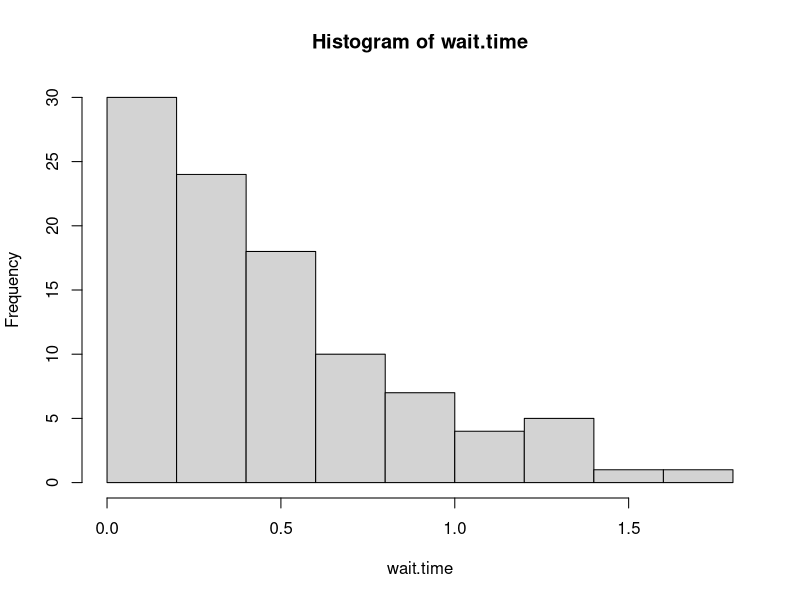
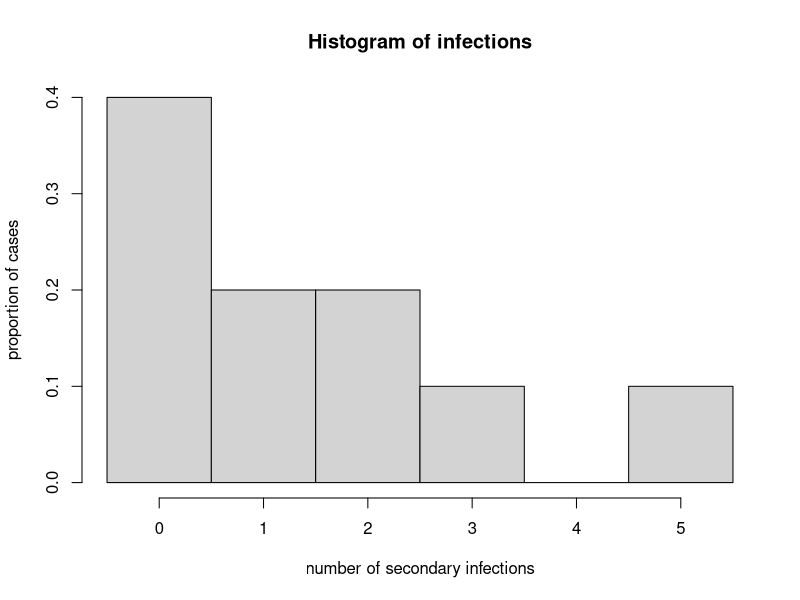
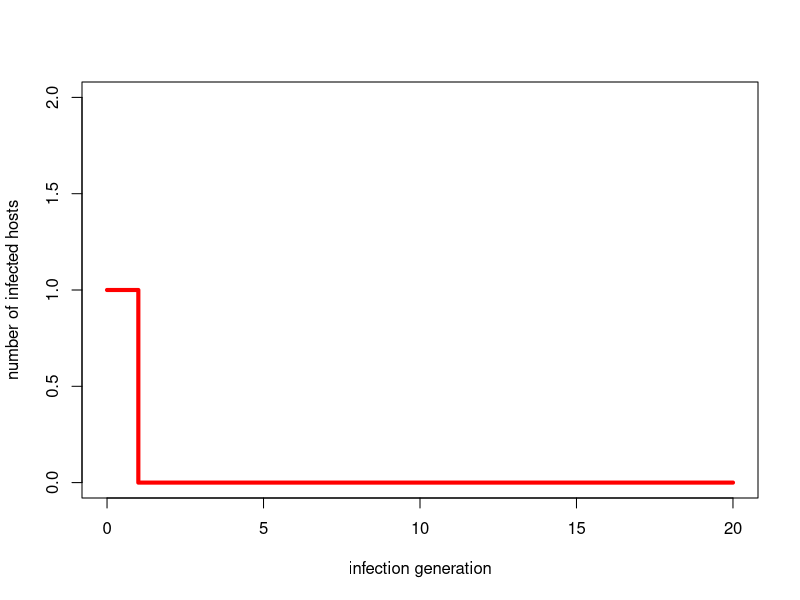
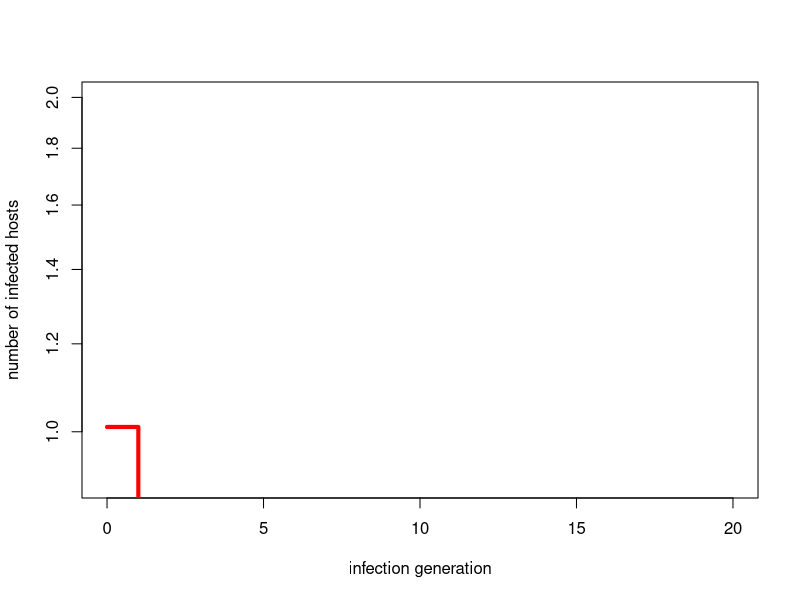
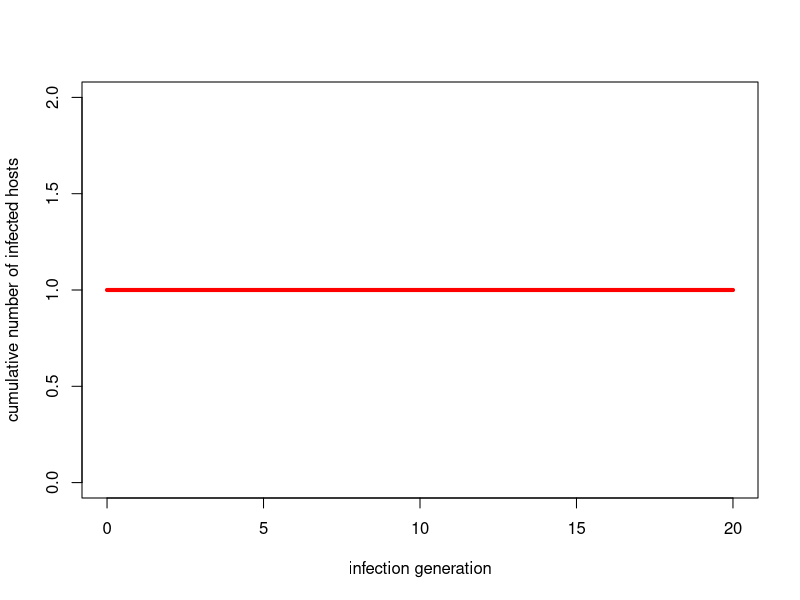
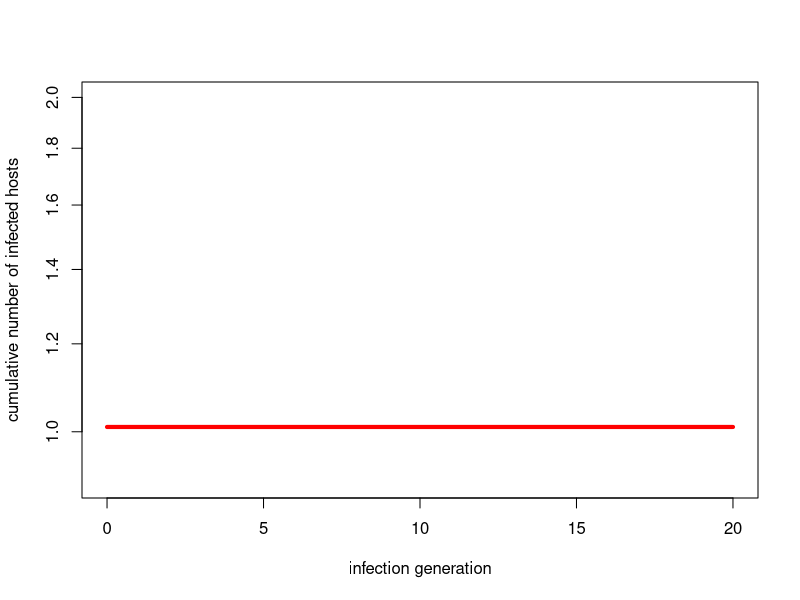
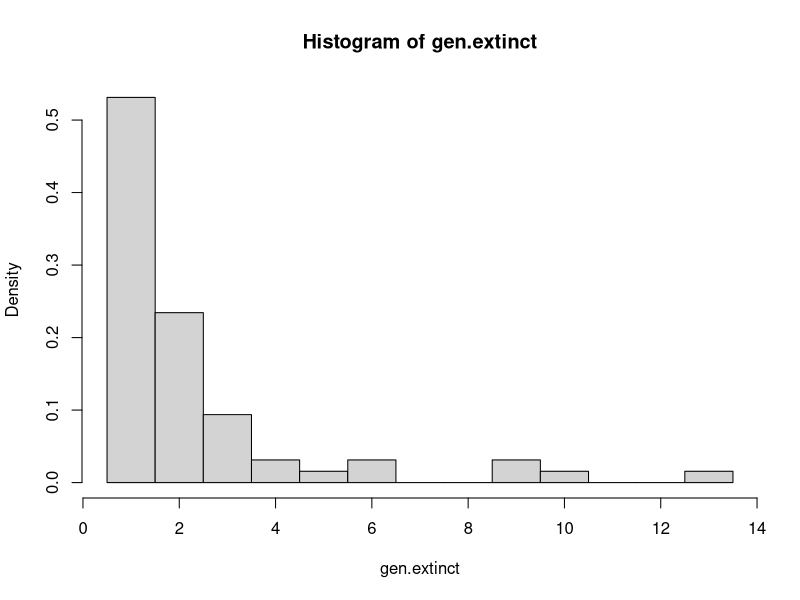
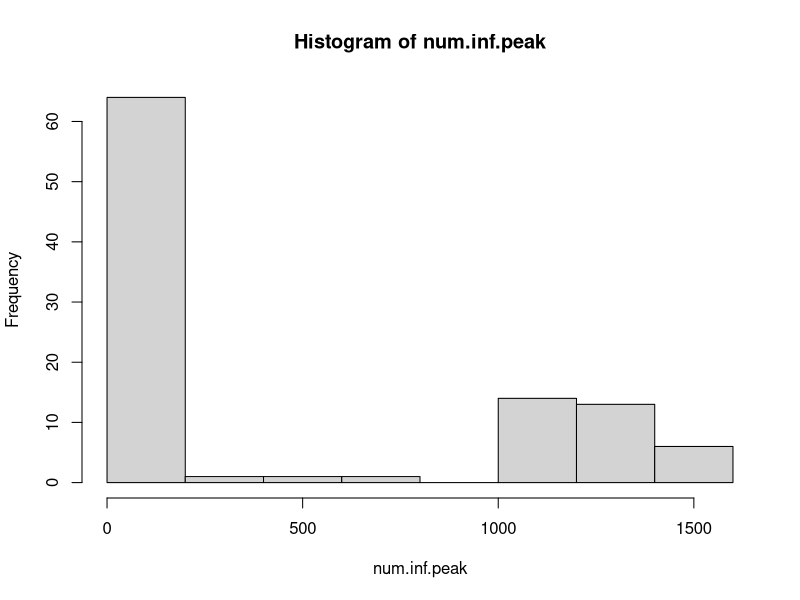

Write R code to recreate these figures, in order.
# a stochastic model of a spillover event and subsequent outbreak in a focal host population.
# 1. random waiting time for a single spillover event (pathogen introduction) 
# 2. random number of secondary infections generated by first infected host,
# 3. random number of infected hosts in the subsequent transmission chain, discrete time



# 1: waiting time for spillover

spill.rate <- 2  # average number of spillovers per unit time
num.draws <- 100   # trials

# randomly draw
wait.time <- rexp(n=num.draws,rate=spill.rate)

# few draws
if(num.draws <= 10){ # one or few draws: print all wait times individually
  print(paste("waiting time(s): ",round(wait.time,digits=3),sep=""))
}
if(num.draws >1) {   # multiple draws: print mean and plot histogram
  print(paste("mean waiting time = ",round(mean(wait.time),digits=3),sep = ""))
  hist(wait.time)
}


#2: secondary infections per host

# input parameters
R0 <- 1.5   # mean number of secondary infections per host
var.par <- 1   # parameter controlling variation amongst hosts
num.draws <- 10  # number of draws/hosts to draw their number of secondary infections

# randomly draw the number of secondary infections per host
infections <- rnbinom(n=num.draws,size=1/var.par,mu=R0)

# one draw
if(num.draws==1){ print(infections) }

# multiple draws
if(num.draws > 1){
  print(paste("min =",min(infections), sep=" ")); print(paste("max =",max(infections), sep=" ")); print(paste("mean =",mean(infections), sep=" "))
  hist(infections,breaks=seq(from=-0.5,to=max(infections)+0.5,by=1),probability=T,xlab="number of secondary infections",ylab="proportion of cases")
}


#3: outbreak size

# one transmission chain

R0 <- 1.5  
var.par <- 1 

# additional input parameters
max.gens <- 20  # maximum infection generations to simulate
max.N <- 1000   # max number of infected hosts (per gens)

# vectors to store number of infected hosts
num.inf <- numeric(length=max.gens+1)    # number currently infected per gen
cumul.inf <- numeric(length=max.gens+1)  # cumulative number infected
num.inf[1] <- 1
cumul.inf[1] <- 1

# simulation
for(gen in 1:max.gens){  
  
  # random number of secondary infections in previous generation
  new.inf.list <- rnbinom(n=num.inf[gen],size=1/var.par,mu=R0)
  
  # add total # of new in num.inf
  new.inf.tot <- sum(new.inf.list)
  num.inf[gen+1] <- new.inf.tot
  cumul.inf[gen+1] <- cumul.inf[gen] + new.inf.tot
  #num.inf <- c(num.inf,new.inf.tot)
  #cumul.inf <- c(cumul.inf,cumul.inf[gen]+new.inf.tot)
  
  if(new.inf.tot==0){ 
    cumul.inf[(gen+2):(max.gens+1)] <- cumul.inf[gen+1]
    break
  }
  
  if(new.inf.tot > max.N){ 
    num.inf <- num.inf[1:(gen+1)]
    cumul.inf <- cumul.inf[1:(gen+1)]
    break
  }
  
}

#final generation
end.gen <- length(num.inf)-1

# linear scale
plot(0:max.gens,0:max.gens,type="n",ylim=c(0,max(num.inf)+1),xlab="infection generation",ylab="number of infected hosts")
lines(0:end.gen,num.inf,type="s",lwd=4,col='red')
# - log scale
plot(0:max.gens,0.01+0:max.gens,log="y",type="n",ylim=c(0.9,max(num.inf)+1),xlab="infection generation",ylab="number of infected hosts")
lines(0:end.gen,num.inf+0.01,type="s",lwd=4,col='red')

# cumulative number of infected hosts
plot(0:max.gens,0:max.gens,type="n",ylim=c(0,max(cumul.inf)+1),xlab="infection generation",ylab="cumulative number of infected hosts")
lines(0:end.gen,cumul.inf,type="s",lwd=4,col='red')
# - log scale
plot(0:max.gens,0.01+0:max.gens,log="y",type="n",ylim=c(0.9,max(cumul.inf)+1),xlab="infection generation",ylab="cumulative number of infected hosts")
lines(0:end.gen,cumul.inf+0.01,type="s",lwd=4,col='red')


# calculate summary statistics

R0 <- 1.5 
var.par <- 1


max.gens <- 20  
max.N <- 1000
num.sims <- 100

# variables to store outputs
end.gen <- numeric(length=num.sims)       # final simulated generation
num.inf.peak <- numeric(length=num.sims)  # maximum # of infected hosts in any generation
num.inf.end <- numeric(length=num.sims)   # number of infected hosts in the final simulated generation
outbreak.size <- numeric(length=num.sims) # cumulative number of infected hosts

# simulate
for(sim in 1:num.sims){  # loop over simulation runs
  
 
  num.inf <- numeric(length=max.gens+1)    # number currently infected in each generation
  cumul.inf <- numeric(length=max.gens+1)  # cumulative number infected

  num.inf[1] <- 1
  cumul.inf[1] <- 1
  
  for(gen in 1:max.gens){  
   
   
    new.inf.list <- rnbinom(n=num.inf[gen],size=1/var.par,mu=R0)
    

    new.inf.tot <- sum(new.inf.list)
    num.inf[gen+1] <- new.inf.tot
    cumul.inf[gen+1] <- cumul.inf[gen] + new.inf.tot
    
    if(new.inf.tot==0){ 
      cumul.inf[(gen+2):(max.gens+1)] <- cumul.inf[gen+1]
      break
    }
    
    if(new.inf.tot > max.N){  
      num.inf <- num.inf[1:(gen+1)] 
      cumul.inf <- cumul.inf[1:(gen+1)] 
      break  
    }
     
  }  
  

  end.gen[sim] <- gen
  num.inf.peak[sim] <- max(num.inf)
  num.inf.end[sim] <- rev(num.inf)[1]
  outbreak.size[sim] <- rev(cumul.inf)[1]
  
} 

# identify which simulations went extinct and which did not
sims.extinct <- which(num.inf.end==0)
sims.active <- which(num.inf.end > 0)

# analysing the output stats


frac.extinct <- sum(num.inf.end==0)/num.sims
print(paste("fraction extinct: ",frac.extinct,sep=""))


gen.extinct <- end.gen[sims.extinct]
hist(gen.extinct,breaks=seq(from=0.5,to=max(gen.extinct)+0.5,by=1),probability=T)
print(paste("median extinction time: ",median(gen.extinct),"; maximum extinction time: ",max(gen.extinct),sep=""))

# peak number of infected individuals in any generation?

hist(num.inf.peak)
#outbreaks that went extinct:
peak.extinct <- num.inf.peak[sims.extinct]
hist(peak.extinct,breaks=seq(from=0.5,to=max(peak.extinct)+0.5,by=1))
print(paste("peak number infected if outbreak went extinct: median = ",median(peak.extinct),sep=""))
# outbreaks that remained active
peak.active <- num.inf.peak[sims.active]
hist(peak.active)
print(paste("peak number infected if outbreak still active: median = ",median(peak.active),sep=""))

# total cumulative outbreak size
# all simulations together
hist(outbreak.size)
# outbreaks that went extinct:
outbreak.size.extinct <- outbreak.size[sims.extinct]
hist(outbreak.size.extinct,breaks=seq(from=0.5,to=max(outbreak.size.extinct)+0.5,by=1))
print(paste("Outbreak sizes for extinct outbreaks: median = ",median(outbreak.size.extinct),
            "; min = ",min(outbreak.size.extinct), "; max = ",max(outbreak.size.extinct),sep=""))
# outbreaks that remained active
outbreak.size.active <- outbreak.size[sims.active]
hist(outbreak.size.active)
print(paste("Outbreak sizes for active outbreaks: median = ",median(outbreak.size.active),
            "; min = ",min(outbreak.size.active), "; max = ",max(outbreak.size.active),sep=""))

